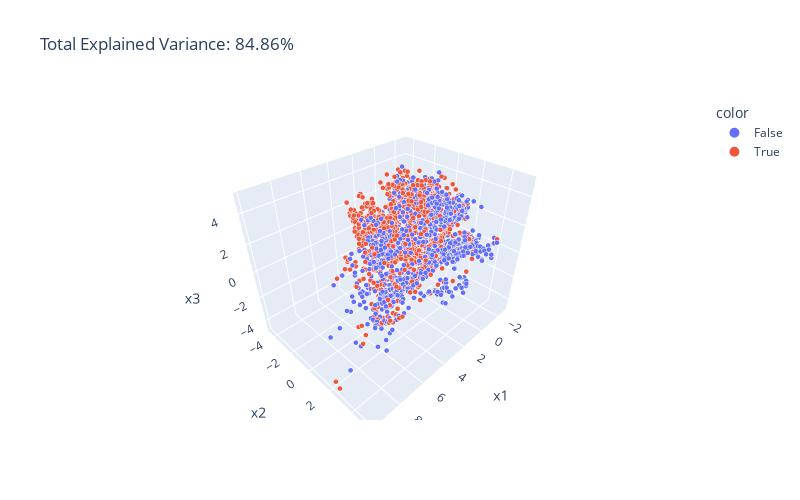

Notebook code cell kept with this figure:
### Code cell
fig = px.scatter_3d(
    x_pc, x = "x1", y = "x2", z = 'x3', color=color, size=0.1*np.ones(len(data_encoded)), opacity = 1, size_max=5,
    title=f'Total Explained Variance: {total_var:.2f}%',
    labels={'0': 'PC 1', '1': 'PC 2'},
    width=800, height=500
)
fig.show()

### Figure 1 — Plotly figure (JSON) as saved in the notebook; plotly's stock layout.template omitted (floating-point values rounded to 4 significant figures; data arrays with more than 128 entries replaced by an {"elided": "..."} marker saying what was removed)
{"data": [{"hovertemplate": "color=False<br>x1=%{x}<br>x2=%{y}<br>x3=%{z}<br>size=%{marker.size}<extra></extra>", "legendgroup": "False", "marker": {"color": "#636efa", "opacity": 1, "size": {"elided": "3279 float values"}, "sizemode": "area", "sizeref": 0.004, "symbol": "circle"}, "mode": "markers", "name": "False", "scene": "scene", "showlegend": true, "type": "scatter3d", "x": {"elided": "3279 float values"}, "y": {"elided": "3279 float values"}, "z": {"elided": "3279 float values"}}, {"hovertemplate": "color=True<br>x1=%{x}<br>x2=%{y}<br>x3=%{z}<br>size=%{marker.size}<extra></extra>", "legendgroup": "True", "marker": {"color": "#EF553B", "opacity": 1, "size": {"elided": "3327 float values"}, "sizemode": "area", "sizeref": 0.004, "symbol": "circle"}, "mode": "markers", "name": "True", "scene": "scene", "showlegend": true, "type": "scatter3d", "x": {"elided": "3327 float values"}, "y": {"elided": "3327 float values"}, "z": {"elided": "3327 float values"}}], "layout": {"height": 500, "legend": {"itemsizing": "constant", "title": {"text": "color"}, "tracegroupgap": 0}, "scene": {"domain": {"x": [0, 1], "y": [0, 1]}, "xaxis": {"title": {"text": "x1"}}, "yaxis": {"title": {"text": "x2"}}, "zaxis": {"title": {"text": "x3"}}}, "title": {"text": "Total Explained Variance: 84.86%"}, "width": 800}}
